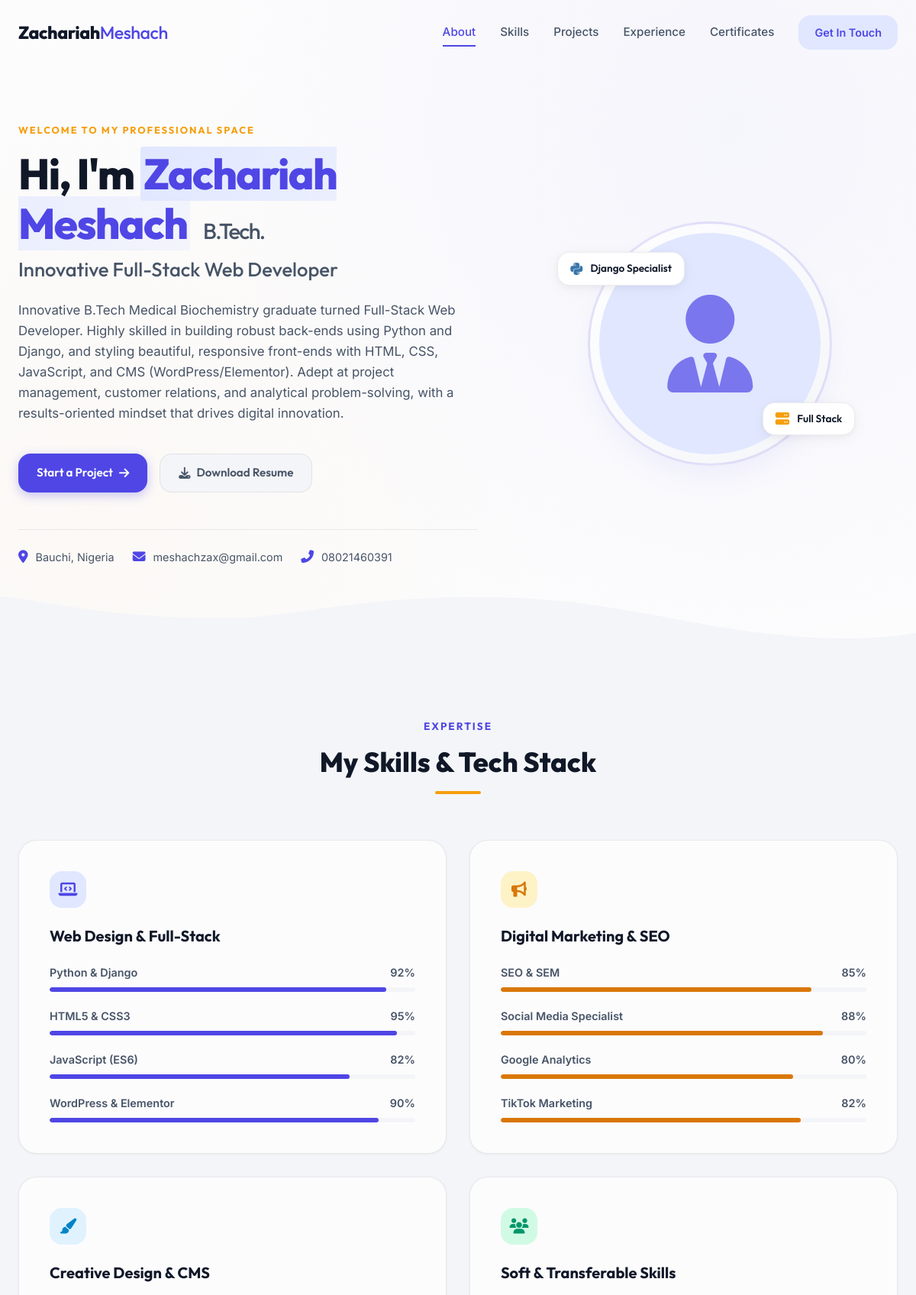
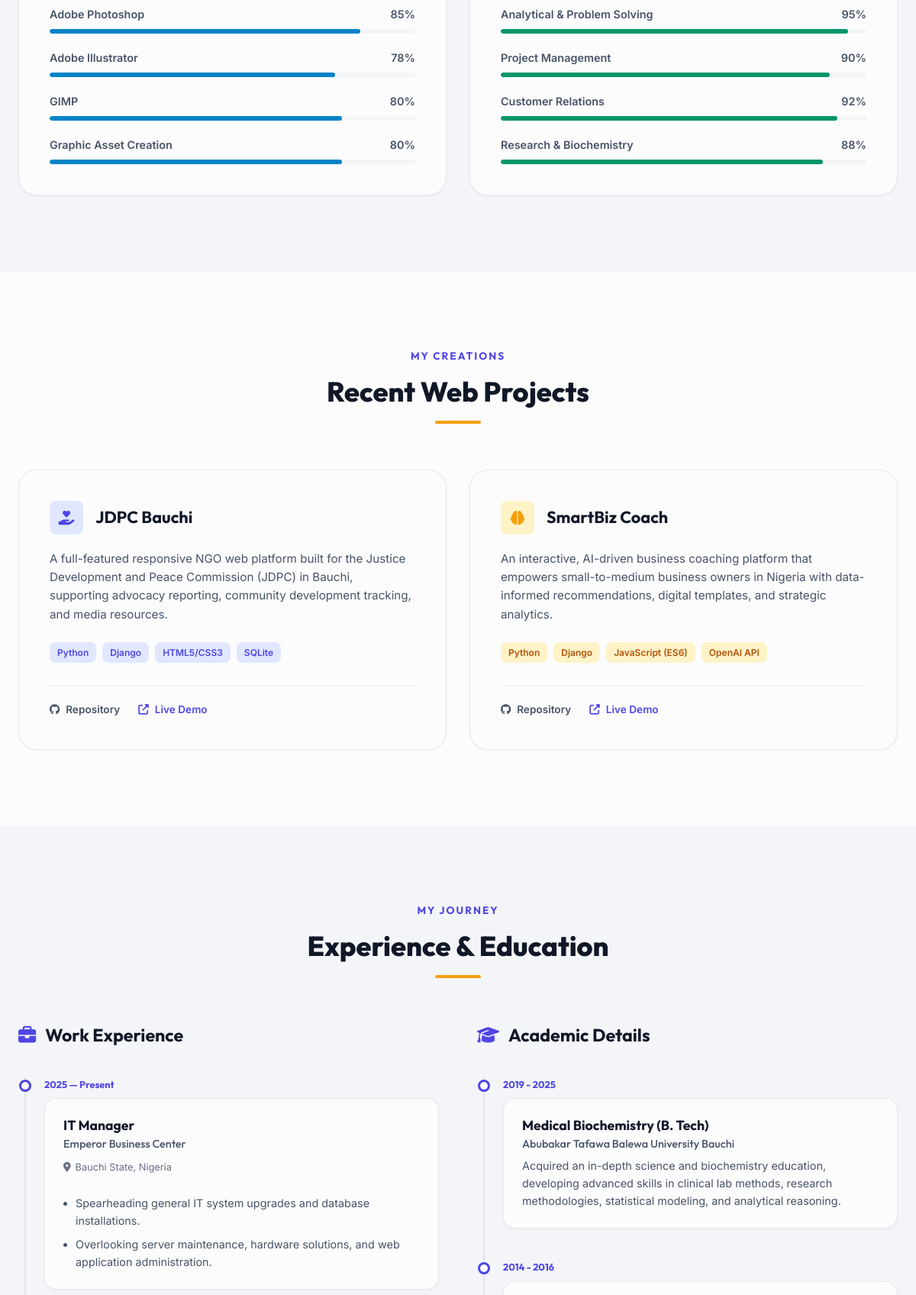
The page / (upper part) on the database its author committed (2 pictures, top to bottom).
### portfolio/models.py (models this page shows, shortened)
class Skill(models.Model):
    CATEGORY_CHOICES = [
        ('web_dev', 'Web Design & Full-Stack Development'),
        ('digital_mkt', 'Digital Marketing & SEO'),
        ('design', 'Graphic Design & CMS'),
        ('soft_skills', 'Soft & Transferable Skills'),
    ]
    category = models.CharField(max_length=20, choices=CATEGORY_CHOICES, default='web_dev')
    name = models.CharField(max_length=100)
    proficiency = models.IntegerField(default=85, help_text="Skill percentage (e.g. 90 for 90%)")
    icon_class = models.CharField(max_length=50, blank=True, help_text="FontAwesome icon class e.g. 'fab fa-python'")
    order = models.PositiveIntegerField(default=0)
    class Meta:
        ordering = ['category', 'order', 'name']

class Project(models.Model):
    name = models.CharField(max_length=150)
    description = models.TextField()
    tech_stack = models.CharField(max_length=255, help_text="Comma-separated tech, e.g. 'Python, Django, SQLite'")
    github_url = models.CharField(max_length=250, help_text="GitHub repository link or username/repo")
    live_url = models.URLField(blank=True, null=True, help_text="Live website URL")
    icon_class = models.CharField(max_length=50, default='fas fa-code', help_text="FontAwesome icon for card header")
    order = models.PositiveIntegerField(default=0)
    class Meta:
        ordering = ['order', 'name']
    @property
    def tech_list(self):
        return [tech.strip() for tech in self.tech_stack.split(',') if tech.strip()]

class Experience(models.Model):
    role = models.CharField(max_length=150)
    company = models.CharField(max_length=150)
    location = models.CharField(max_length=150, blank=True)
    start_date = models.CharField(max_length=50, help_text="e.g. '2025' or '2019'")
    end_date = models.CharField(max_length=50, default='Present', help_text="e.g. 'Present' or '2024'")
    description = models.TextField(help_text="Provide details, use newlines for bullet points.")
    order = models.PositiveIntegerField(default=0)
    class Meta:
        ordering = ['order', '-start_date']
    @property
    def bullet_points(self):
        return [point.strip() for point in self.description.split('\n') if point.strip()]

class Education(models.Model):
    degree = models.CharField(max_length=150)
    school = models.CharField(max_length=150)
    year = models.CharField(max_length=50, help_text="e.g. '2019 - 2025'")
    description = models.TextField(blank=True)
    order = models.PositiveIntegerField(default=0)
    class Meta:
        ordering = ['order', '-year']

### portfolio/views.py (the view)
# urls.py: path('', views.index, name='index'),
def index(request):
    skills = Skill.objects.all()
    projects = Project.objects.all()
    experiences = Experience.objects.all()
    educations = Education.objects.all()
    certificates = Certificate.objects.all()
    skills_web_dev = skills.filter(category='web_dev')
    skills_digital_mkt = skills.filter(category='digital_mkt')
    skills_design = skills.filter(category='design')
    skills_soft_skills = skills.filter(category='soft_skills')
    contact_form = ContactForm()
    context = {
        'skills_web_dev': skills_web_dev,
        'skills_digital_mkt': skills_digital_mkt,
        'skills_design': skills_design,
        'skills_soft_skills': skills_soft_skills,
        'projects': projects,
        'experiences': experiences,
        'educations': educations,
        'certificates': certificates,
        'contact_form': contact_form,
        'personal_info': {
            'name': 'Zachariah Meshach',
            'degree': 'B.Tech.',
            'title': 'Innovative Full-Stack Web Developer',
            'email': 'meshachzax@gmail.com',
            'mobile1': '08021460391',
            'mobile2': '09064556107',
            'address': 'NO. 35 Adjacent Deeper Life, Sabon Kaura, ATBU Yelwa Bauchi, Bauchi State, Nigeria',
            'github': 'https://github.com/MZacx54',
            'bio': 'Innovative B.Tech Medical Biochemistry graduate turned Full-Stack Web Developer. Highly skilled in building robust back-ends using Python and Django, and styling beautiful, responsive front-ends with HTML, CSS, JavaScript, and CMS (WordPress/Elementor). Adept at project management, customer relations, and analytical problem-solving, with a results-oriented mindset that drives digital innovation.'
        }
    }
    return render(request, 'portfolio/index.html', context)

### portfolio/templates/portfolio/index.html (shortened to what this page needs)
{% extends 'portfolio/base.html' %}
{% load static %}
{% block content %}
<main>
    <section class="hero-section" id="about">
        <div class="hero-container">
            <div class="hero-text-content">
                <span class="hero-subtitle">Welcome to my professional space</span>
                <h1 class="hero-title">
                    Hi, I'm <span class="highlight">Zachariah Meshach</span>
                    <span class="suffix">{{ personal_info.degree }}</span>
                </h1>
                <h2 class="hero-job-title">{{ personal_info.title }}</h2>
                <p class="hero-bio">{{ personal_info.bio }}</p>
                <div class="hero-ctas">
                    <a href="#contact" class="btn btn-primary">Start a Project <i class="fas fa-arrow-right"></i></a>
                    <a href="{% url 'portfolio:download_resume' %}" class="btn btn-secondary">
                        <i class="fas fa-download"></i> Download Resume
                    </a>
                </div>
                <div class="hero-meta-grid">
                    <div class="meta-item">
                        <i class="fas fa-map-marker-alt"></i>
                        <span>Bauchi, Nigeria</span>
                    </div>
                    <div class="meta-item">
                        <i class="fas fa-envelope"></i>
                        <span>{{ personal_info.email }}</span>
                    </div>
                    <div class="meta-item">
                        <i class="fas fa-phone-alt"></i>
                        <span>{{ personal_info.mobile1 }}</span>
                    </div>
                </div>
            </div>
            <div class="hero-visual-content">
                <div class="avatar-card">
                    <div class="avatar-ring">
                        <div class="avatar-image-container">
                            <i class="fas fa-user-tie fallback-avatar" style="display:none;"></i>
                        </div>
                    </div>
                    <div class="stat-badge badge-1">
                        <i class="fab fa-python"></i>
                        <span>Django Specialist</span>
                    </div>
                    <div class="stat-badge badge-2">
                        <i class="fas fa-server"></i>
                        <span>Full Stack</span>
                    </div>
                </div>
            </div>
        </div>
        <div class="section-divider">
        </div>
    </section>
    <section class="skills-section" id="skills">
        <div class="container">
            <div class="section-header">
                <span class="sub">Expertise</span>
                <h2 class="title">My Skills & Tech Stack</h2>
                <div class="line"></div>
            </div>
            <div class="skills-grid">
                <div class="skill-category-card">
                    <div class="card-icon web"><i class="fas fa-laptop-code"></i></div>
                    <h3>Web Design & Full-Stack</h3>
                    <ul class="skill-list">
                        {% if skills_web_dev %}
                            {% for skill in skills_web_dev %}
                                <li>
                                    <div class="skill-info">
                                        <span>{{ skill.name }}</span>
                                        <span>{{ skill.proficiency }}%</span>
                                    </div>
                                    <div class="skill-bar"><div class="fill" style="width: {{ skill.proficiency }}%"></div></div>
                                </li>
                            {% endfor %}
                        {% endif %}
                    </ul>
                </div>
                <div class="skill-category-card">
                    <div class="card-icon marketing"><i class="fas fa-bullhorn"></i></div>
                    <h3>Digital Marketing & SEO</h3>
                    <ul class="skill-list">
                        {% if skills_digital_mkt %}
                            {% for skill in skills_digital_mkt %}
                                <li>
                                    <div class="skill-info">
                                        <span>{{ skill.name }}</span>
                                        <span>{{ skill.proficiency }}%</span>
                                    </div>
                                    <div class="skill-bar"><div class="fill" style="width: {{ skill.proficiency }}%"></div></div>
                                </li>
                            {% endfor %}
                        {% endif %}
                    </ul>
                </div>
                <div class="skill-category-card">
                    <div class="card-icon design"><i class="fas fa-paint-brush"></i></div>
                    <h3>Creative Design & CMS</h3>
                    <ul class="skill-list">
                        {% if skills_design %}
                            {% for skill in skills_design %}
                                <li>
                                    <div class="skill-info">
                                        <span>{{ skill.name }}</span>
                                        <span>{{ skill.proficiency }}%</span>
                                    </div>
                                    <div class="skill-bar"><div class="fill" style="width: {{ skill.proficiency }}%"></div></div>
                                </li>
                            {% endfor %}
                        {% endif %}
                    </ul>
                </div>
                <div class="skill-category-card">
                    <div class="card-icon soft"><i class="fas fa-users"></i></div>
                    <h3>Soft & Transferable Skills</h3>
                    <ul class="skill-list">
                        {% if skills_soft_skills %}
                            {% for skill in skills_soft_skills %}
                                <li>
                                    <div class="skill-info">
                                        <span>{{ skill.name }}</span>
                                        <span>{{ skill.proficiency }}%</span>
                                    </div>
                                    <div class="skill-bar"><div class="fill" style="width: {{ skill.proficiency }}%"></div></div>
                                </li>
                            {% endfor %}
                        {% endif %}
                    </ul>
                </div>
            </div>
        </div>
    </section>
    <section class="projects-section" id="projects">
        <div class="container">
            <div class="section-header">
                <span class="sub">My Creations</span>
                <h2 class="title">Recent Web Projects</h2>
                <div class="line"></div>
            </div>
            <div class="projects-grid">
                {% if projects %}
                    {% for project in projects %}
                        <div class="project-card">
                            <div class="project-header">
                                <div class="proj-icon"><i class="{{ project.icon_class }}"></i></div>
                                <h3>{{ project.name }}</h3>
                            </div>
                            <div class="project-body">
                                <p>{{ project.description }}</p>
                                <div class="project-tech-tags">
                                    {% for tech in project.tech_list %}
                                        <span class="tech-tag">{{ tech }}</span>
                                    {% endfor %}
                                </div>
                            </div>
                            <div class="project-footer">
                                <a href="https://github.com/{{ project.github_url }}" class="proj-link github" target="_blank">
                                    <i class="fab fa-github"></i> Repository
                                </a>
                                {% if project.live_url %}
                                    <a href="{{ project.live_url }}" class="proj-link live" target="_blank">
                                        <i class="fas fa-external-link-alt"></i> Live Demo
                                    </a>
                                {% endif %}
                            </div>
                        </div>
                    {% endfor %}
                {% endif %}
            </div>
        </div>
    </section>
    <section class="experience-section" id="experience">
        <div class="container">
            <div class="section-header">
                <span class="sub">My Journey</span>
                <h2 class="title">Experience & Education</h2>
                <div class="line"></div>
            </div>
            <div class="timeline-wrapper">
                <div class="timeline-column">
                    <h3 class="column-title"><i class="fas fa-briefcase"></i> Work Experience</h3>
                    <div class="timeline">
                        {% if experiences %}
                            {% for exp in experiences %}
                                <div class="timeline-item">
                                    <div class="timeline-dot"></div>
                                    <div class="timeline-date">{{ exp.start_date }} — {{ exp.end_date }}</div>
                                    <div class="timeline-content">
                                        <h4>{{ exp.role }}</h4>
                                        <h5>{{ exp.company }}</h5>
                                        {% if exp.location %}<span class="timeline-location"><i class="fas fa-map-marker-alt"></i> {{ exp.location }}</span>{% endif %}
                                        <ul class="timeline-bullets">
                                            {% for bullet in exp.bullet_points %}
                                                <li>{{ bullet }}</li>
                                            {% endfor %}
                                        </ul>
                                    </div>
                                </div>
                            {% endfor %}
                        {% endif %}
                    </div>
                </div>
                <div class="timeline-column">
                    <h3 class="column-title"><i class="fas fa-graduation-cap"></i> Academic Details</h3>
                    <div class="timeline">
                        {% if educations %}
                            {% for edu in educations %}
                                <div class="timeline-item">
                                    <div class="timeline-dot"></div>
                                    <div class="timeline-date">{{ edu.year }}</div>
                                    <div class="timeline-content">
                                        <h4>{{ edu.degree }}</h4>
                                        <h5>{{ edu.school }}</h5>
                                        {% if edu.description %}<p>{{ edu.description }}</p>{% endif %}
                                    </div>
                                </div>
                            {% endfor %}
                        {% endif %}
                    </div>
                </div>
            </div>
        </div>
    </section>
</main>
{% endblock %}

### rows shown on the page
Skill: name "Python & Django", proficiency "92"
Skill: name "HTML5 & CSS3", proficiency "95"
Skill: name "JavaScript (ES6)", proficiency "82"
Skill: name "WordPress & Elementor", proficiency "90"
Skill: name "SEO & SEM", proficiency "85"
Skill: name "Social Media Specialist", proficiency "88"
Skill: name "Google Analytics", proficiency "80"
Skill: name "TikTok Marketing", proficiency "82"
Skill: name "Adobe Photoshop", proficiency "85"
Skill: name "Adobe Illustrator", proficiency "78"
Skill: name "GIMP", proficiency "80"
Skill: name "Graphic Asset Creation", proficiency "80"
Skill: name "Analytical & Problem Solving", proficiency "95"
Skill: name "Project Management", proficiency "90"
Skill: name "Customer Relations", proficiency "92"
Skill: name "Research & Biochemistry", proficiency "88"
Project: name "JDPC Bauchi", description "A full-featured responsive NGO web platform built for the Justice Development and Peace Commission (JDPC) in Bauchi, supporting advocacy reporting, community development tracking, and media resources.", tech_list "Python" "Django" "HTML5/CSS3" "SQLite"
Project: name "SmartBiz Coach", description "An interactive, AI-driven business coaching platform that empowers small-to-medium business owners in Nigeria with data-informed recommendations, digital templates, and strategic analytics.", tech_list "Python" "Django" "JavaScript (ES6)" "OpenAI API"
Experience: start_date "2025", end_date "Present", role "IT Manager", company "Emperor Business Center", location "Bauchi State, Nigeria", bullet_points "Spearheading general IT system upgrades and database installations." "Overlooking server maintenance, hardware solutions, and web application administration."
Education: year "2019 - 2025", degree "Medical Biochemistry (B. Tech)", school "Abubakar Tafawa Balewa University Bauchi", description "Acquired an in-depth science and biochemistry education, developing advanced skills in clinical lab methods, research methodologies, statistical modeling, and analytical reasoning."
Education: year "2014 - 2016"

### other values the page prints
{{ personal_info.degree }} "B.Tech."
{{ personal_info.title }} "Innovative Full-Stack Web Developer"
{{ personal_info.email }} "meshachzax@gmail.com"
{{ personal_info.mobile1 }} "08021460391"
